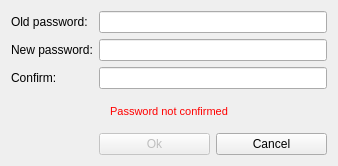
<?xml version="1.0" encoding="UTF-8"?>
<ui version="4.0">
  <class>ChangePasswordDialog</class>
  <widget class="QDialog" name="ChangePasswordDialog">
    <property name="geometry">
      <rect>
        <x>0</x>
        <y>0</y>
        <width>338</width>
        <height>166</height>
      </rect>
    </property>
    <property name="sizePolicy">
      <sizepolicy hsizetype="Fixed" vsizetype="Fixed">
        <horstretch>0</horstretch>
        <verstretch>0</verstretch>
      </sizepolicy>
    </property>
    <property name="minimumSize">
      <size>
        <width>338</width>
        <height>0</height>
      </size>
    </property>
    <property name="maximumSize">
      <size>
        <width>338</width>
        <height>16777215</height>
      </size>
    </property>
    <property name="windowTitle">
      <string>Change password</string>
    </property>
    <layout class="QGridLayout" name="gridLayout">
      <item row="4" column="1">
        <widget class="QPushButton" name="m_okButton">
          <property name="enabled">
            <bool>false</bool>
          </property>
          <property name="text">
            <string>Ok</string>
          </property>
          <property name="default">
            <bool>true</bool>
          </property>
        </widget>
      </item>
      <item row="2" column="1" colspan="2">
        <widget class="QLineEdit" name="m_newPasswordConfirmationEdit">
          <property name="echoMode">
            <enum>QLineEdit::Password</enum>
          </property>
        </widget>
      </item>
      <item row="0" column="0">
        <widget class="QLabel" name="label_3">
          <property name="text">
            <string>Old password:</string>
          </property>
        </widget>
      </item>
      <item row="0" column="1" colspan="2">
        <widget class="QLineEdit" name="m_oldPasswordEdit">
          <property name="echoMode">
            <enum>QLineEdit::Password</enum>
          </property>
        </widget>
      </item>
      <item row="4" column="2">
        <widget class="QPushButton" name="m_cancelButton">
          <property name="text">
            <string>Cancel</string>
          </property>
        </widget>
      </item>
      <item row="1" column="0">
        <widget class="QLabel" name="label">
          <property name="sizePolicy">
            <sizepolicy hsizetype="Maximum" vsizetype="Preferred">
              <horstretch>0</horstretch>
              <verstretch>0</verstretch>
            </sizepolicy>
          </property>
          <property name="text">
            <string>New password:</string>
          </property>
        </widget>
      </item>
      <item row="1" column="1" colspan="2">
        <widget class="QLineEdit" name="m_newPasswordEdit">
          <property name="sizePolicy">
            <sizepolicy hsizetype="Expanding" vsizetype="Fixed">
              <horstretch>0</horstretch>
              <verstretch>0</verstretch>
            </sizepolicy>
          </property>
          <property name="echoMode">
            <enum>QLineEdit::Password</enum>
          </property>
        </widget>
      </item>
      <item row="2" column="0">
        <widget class="QLabel" name="label_2">
          <property name="sizePolicy">
            <sizepolicy hsizetype="Maximum" vsizetype="Preferred">
              <horstretch>0</horstretch>
              <verstretch>0</verstretch>
            </sizepolicy>
          </property>
          <property name="text">
            <string>Confirm:</string>
          </property>
        </widget>
      </item>
      <item row="3" column="0" colspan="3">
        <widget class="QLabel" name="m_errorLabel">
          <property name="styleSheet">
            <string notr="true">color: #ff0000; font: 11px;</string>
          </property>
          <property name="text">
            <string>Password not confirmed</string>
          </property>
          <property name="alignment">
            <set>Qt::AlignCenter</set>
          </property>
        </widget>
      </item>
    </layout>
  </widget>
  <tabstops>
    <tabstop>m_oldPasswordEdit</tabstop>
    <tabstop>m_newPasswordEdit</tabstop>
    <tabstop>m_newPasswordConfirmationEdit</tabstop>
    <tabstop>m_okButton</tabstop>
    <tabstop>m_cancelButton</tabstop>
  </tabstops>
  <resources/>
  <connections>
    <connection>
      <sender>m_newPasswordEdit</sender>
      <signal>textChanged(QString)</signal>
      <receiver>ChangePasswordDialog</receiver>
      <slot>checkPassword(QString)</slot>
      <hints>
        <hint type="sourcelabel">
          <x>223</x>
          <y>64</y>
        </hint>
        <hint type="destinationlabel">
          <x>168</x>
          <y>82</y>
        </hint>
      </hints>
    </connection>
    <connection>
      <sender>m_newPasswordConfirmationEdit</sender>
      <signal>textChanged(QString)</signal>
      <receiver>ChangePasswordDialog</receiver>
      <slot>checkPassword(QString)</slot>
      <hints>
        <hint type="sourcelabel">
          <x>223</x>
          <y>103</y>
        </hint>
        <hint type="destinationlabel">
          <x>168</x>
          <y>82</y>
        </hint>
      </hints>
    </connection>
    <connection>
      <sender>m_okButton</sender>
      <signal>clicked()</signal>
      <receiver>ChangePasswordDialog</receiver>
      <slot>accept()</slot>
      <hints>
        <hint type="sourcelabel">
          <x>169</x>
          <y>141</y>
        </hint>
        <hint type="destinationlabel">
          <x>168</x>
          <y>82</y>
        </hint>
      </hints>
    </connection>
    <connection>
      <sender>m_cancelButton</sender>
      <signal>clicked()</signal>
      <receiver>ChangePasswordDialog</receiver>
      <slot>reject()</slot>
      <hints>
        <hint type="sourcelabel">
          <x>277</x>
          <y>141</y>
        </hint>
        <hint type="destinationlabel">
          <x>168</x>
          <y>82</y>
        </hint>
      </hints>
    </connection>
  </connections>
  <slots>
    <slot>checkPassword(QString)</slot>
  </slots>
</ui>
